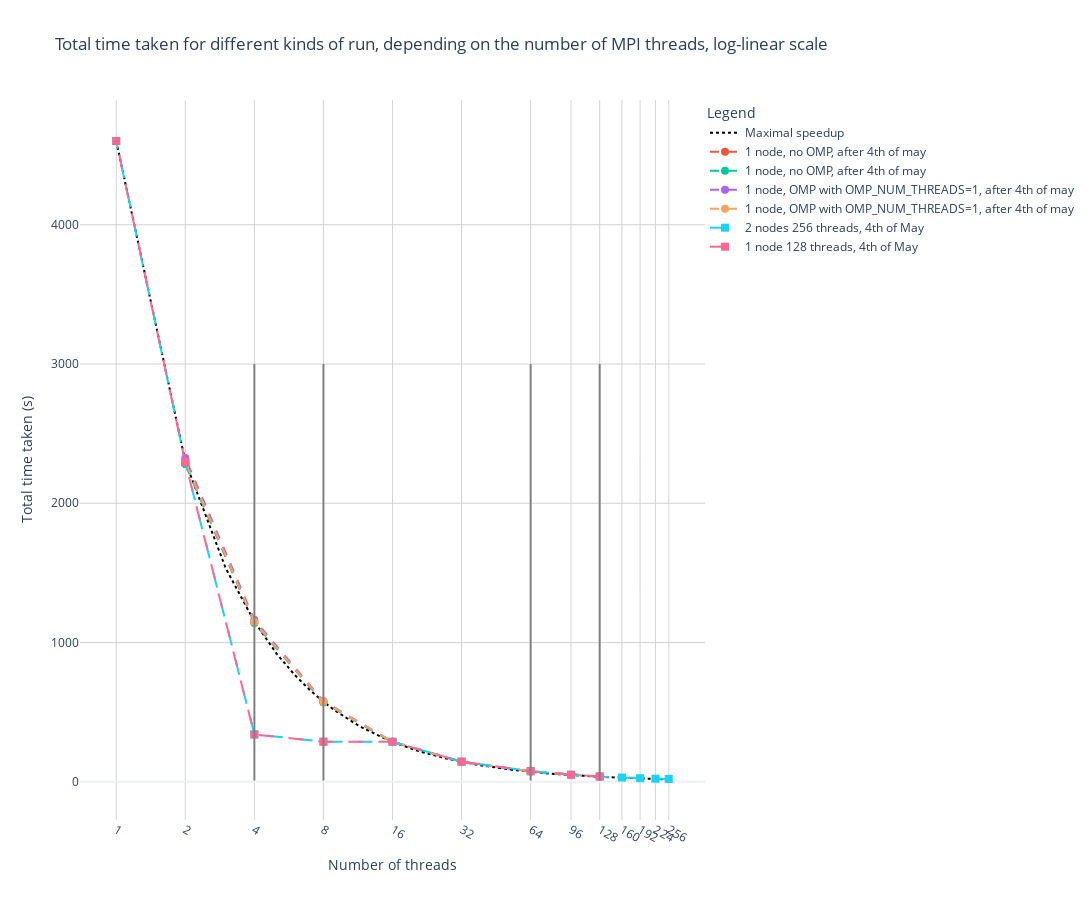

The notebook cell saved with this chart:
### Code cell
# Define the x-values for the model function starting from 2 to prevent division by zero
x_values = np.linspace(1, 256, 256)

# Create the figure
fig = go.Figure()

# Model function line
fig.add_trace(go.Scatter(x=x_values, y= one_run["Time"][0] / (x_values),
						 mode='lines', name='Maximal speedup',
						 line=dict(color='black', dash='dot')))

# Data lines
for names in no_omp_code_run.columns:
	fig.add_trace(go.Scatter(x=no_omp_code_run[names][0]["Threads"], y=no_omp_code_run[names][0]["Time"],
							mode='lines+markers', name='1 node, no OMP, after 4th of may',
							marker=dict(symbol='circle', size=8), line=dict(dash='dash')))

for names in omp_code_run.columns:
	fig.add_trace(go.Scatter(x=omp_code_run[names][0]["Threads"], y=omp_code_run[names][0]["Time"],
							mode='lines+markers', name='1 node, OMP with OMP_NUM_THREADS=1, after 4th of may',
							marker=dict(symbol='circle', size=8), line=dict(dash='dash')))

for names in original_code_run.columns:
	fig.add_trace(go.Scatter(x=original_code_run[names][0]["Threads"], y=original_code_run[names][0]["Time"],
							mode='lines+markers', name='1 node, original code with no limits, after 4th of may',
							marker=dict(symbol='circle', size=8), line=dict(dash='dash')))

fig.add_trace(go.Scatter(x=df256["Threads"], y=df256["Time"],
						 mode='lines+markers', name='2 nodes 256 threads, 4th of May',
						 marker=dict(symbol='square', size=8), line=dict(dash='longdash')))

fig.add_trace(go.Scatter(x=df128["Threads"], y=df128["Time"],
						 mode='lines+markers', name='1 node 128 threads, 4th of May',
						 marker=dict(symbol='square', size=8), line=dict(dash='longdash')))
# Add a vertical line at 4, 64 and 128 threads
fig.add_shape(type="line", x0=4, y0=10, x1=4, y1=3*1e3, line=dict(color="grey", width=2, dash="solid"))
fig.add_shape(type="line", x0=8, y0=10, x1=8, y1=3*1e3, line=dict(color="grey", width=2, dash="solid"))
fig.add_shape(type="line", x0=64, y0=10, x1=64, y1=3*1e3, line=dict(color="grey", width=2, dash="solid"))
fig.add_shape(type="line", x0=128, y0=10, x1=128, y1=3*1e3, line=dict(color="grey", width=2, dash="solid"))

# Configuring the axes and layout
fig.update_layout(
	xaxis_title="Number of threads",
	yaxis_title="Total time taken (s)",
	title='Total time taken for different kinds of run, depending on the number of MPI threads, log-linear scale',
	legend_title="Legend",
	template='plotly_white',
	xaxis=dict(type='log', tickmode='array', tickvals=[1, 2, 4, 8, 16, 32, 64, 96, 128, 160, 192, 224, 256]),
	yaxis=dict(type='linear'),
	legend=dict(y=1, x=1),
	grid=dict(rows=1, columns=1),
	height = 900,
	width = 1504
)

# Adding grid lines with specified style
fig.update_xaxes(showgrid=True, gridwidth=1, gridcolor='lightgrey')
fig.update_yaxes(showgrid=True, gridwidth=1, gridcolor='lightgrey')

# Show the figure
fig.show()

# To save the plot as a static image, you will need to use Plotly Orca or Kaleido
fig.write_image("time_go_log5.png", scale=2)  # Uncomment this line if Kaleido or Orca is installed

### Figure 1 — Plotly figure (JSON) as saved in the notebook; plotly's stock layout.template omitted (floating-point values rounded to 4 significant figures; data arrays with more than 128 entries replaced by an {"elided": "..."} marker saying what was removed)
{"data": [{"line": {"color": "black", "dash": "dot"}, "mode": "lines", "name": "Maximal speedup", "type": "scatter", "x": {"elided": "256 int values"}, "y": {"elided": "256 float values"}}, {"line": {"dash": "dash"}, "marker": {"size": 8, "symbol": "circle"}, "mode": "lines+markers", "name": "1 node, no OMP, after 4th of may", "type": "scatter", "x": [128, 64, 32, 16, 8, 4, 2], "y": [37.58, 74.59, 144.1, 287.4, 571.4, 1144.0, 2282.0]}, {"line": {"dash": "dash"}, "marker": {"size": 8, "symbol": "circle"}, "mode": "lines+markers", "name": "1 node, no OMP, after 4th of may", "type": "scatter", "x": [128, 64, 32, 16, 8, 4, 2], "y": [37.33, 74.48, 143.6, 285.3, 570.7, 1141.0, 2283.0]}, {"line": {"dash": "dash"}, "marker": {"size": 8, "symbol": "circle"}, "mode": "lines+markers", "name": "1 node, OMP with OMP_NUM_THREADS=1, after 4th of may", "type": "scatter", "x": [128, 64, 32, 16, 8, 4, 2], "y": [37.8, 75.18, 144.7, 287.8, 579.5, 1163.0, 2325.0]}, {"line": {"dash": "dash"}, "marker": {"size": 8, "symbol": "circle"}, "mode": "lines+markers", "name": "1 node, OMP with OMP_NUM_THREADS=1, after 4th of may", "type": "scatter", "x": [128, 64, 32, 16, 8, 4, 2], "y": [39.86, 75.96, 144.4, 287.8, 574.4, 1148.0, 2296.0]}, {"line": {"dash": "longdash"}, "marker": {"size": 8, "symbol": "square"}, "mode": "lines+markers", "name": "2 nodes 256 threads, 4th of May", "type": "scatter", "x": [256, 224, 192, 160, 128, 96, 64, 32, 16, 8, 4, 2, 1], "y": [20.4, 22.08, 25.95, 30.82, 38.84, 51.38, 77.05, 145.0, 288.2, 288, 341.5, 2294.0, 4601.0]}, {"line": {"dash": "longdash"}, "marker": {"size": 8, "symbol": "square"}, "mode": "lines+markers", "name": "1 node 128 threads, 4th of May", "type": "scatter", "x": [128, 96, 64, 32, 16, 8, 4, 2, 1], "y": [38.52, 50.6, 76.75, 144.5, 287.3, 287.9, 339.5, 2293.0, 4601.0]}], "layout": {"grid": {"columns": 1, "rows": 1}, "height": 900, "legend": {"title": {"text": "Legend"}, "x": 1, "y": 1}, "shapes": [{"line": {"color": "grey", "dash": "solid", "width": 2}, "type": "line", "x0": 4, "x1": 4, "y0": 10, "y1": 3000}, {"line": {"color": "grey", "dash": "solid", "width": 2}, "type": "line", "x0": 8, "x1": 8, "y0": 10, "y1": 3000}, {"line": {"color": "grey", "dash": "solid", "width": 2}, "type": "line", "x0": 64, "x1": 64, "y0": 10, "y1": 3000}, {"line": {"color": "grey", "dash": "solid", "width": 2}, "type": "line", "x0": 128, "x1": 128, "y0": 10, "y1": 3000}], "title": {"text": "Total time taken for different kinds of run, depending on the number of MPI threads, log-linear scale"}, "width": 1504, "xaxis": {"gridcolor": "lightgrey", "gridwidth": 1, "showgrid": true, "tickmode": "array", "tickvals": [1, 2, 4, 8, 16, 32, 64, 96, 128, 160, 192, 224, 256], "title": {"text": "Number of threads"}, "type": "log"}, "yaxis": {"gridcolor": "lightgrey", "gridwidth": 1, "showgrid": true, "title": {"text": "Total time taken (s)"}, "type": "linear"}}}
